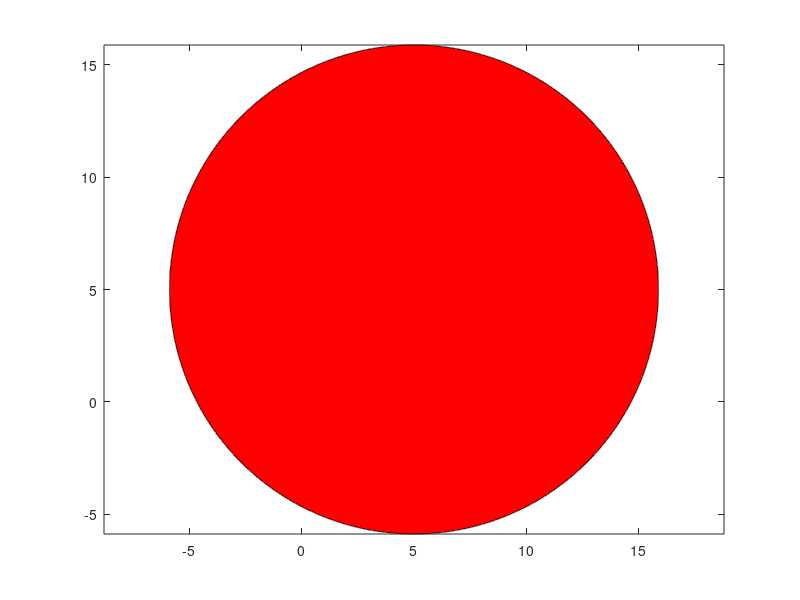

Recreate this plot in MATLAB.
clear all
close all
clc
% 
% [X,Y,Z] = sphere(n);
% 
r=10.87;
Xcentre=5;
Ycentre=5;
Theta = 0:0.0001:2*pi;
Xcercle= Xcentre+r*cos(Theta);
Ycercle= Ycentre+r*sin(Theta);

fill(Xcercle,Ycercle,'r')
axis equal